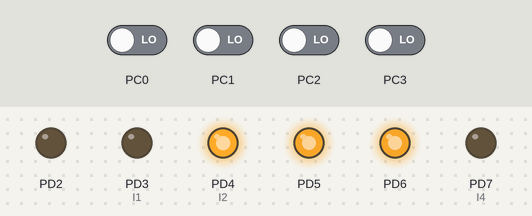
Bench run of a program on a simulated ATmega328P, built with avr-gcc and emulated at 16 MHz. On the bench: output pins drawn as LEDs (lit = HIGH). Dashed ring = blinking. Inputs (shaded band) come from the test bench; at power-on: PC0–3 LOW.

Above: at 1.2 s.
1.3 s: PC2 driven HIGH
At 1.7 s:
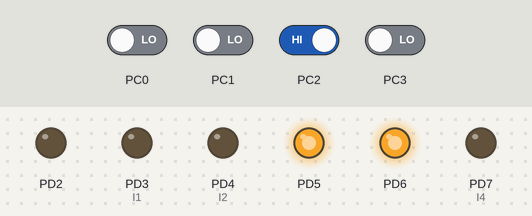
3.3 s: PC3 driven HIGH
At 3.7 s:
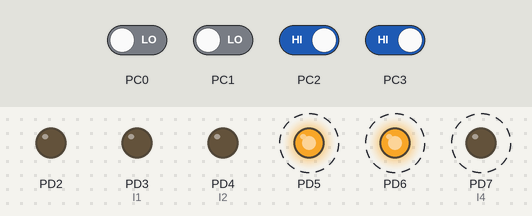
6.3 s: PC0 driven HIGH
At 7.4 s:
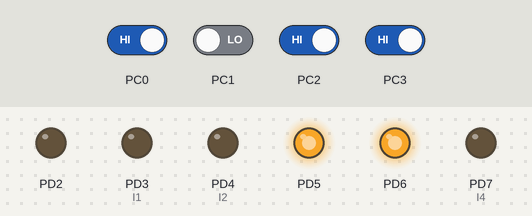
8.1 s: PC0 driven LOW
At 8.9 s:
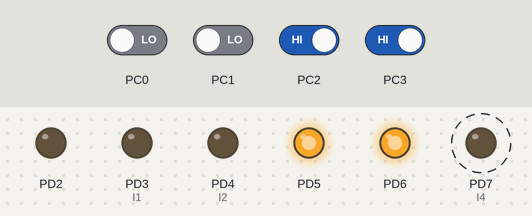
11.1 s: PC3 driven LOW
At 11.7 s:
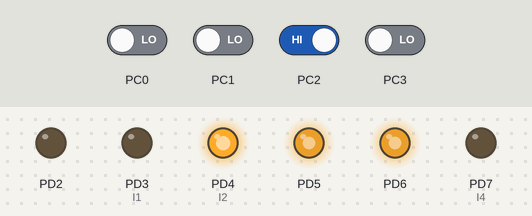
Timing chart, 0 to 13.8 s (numbered marks = the images above; inputs shaded):
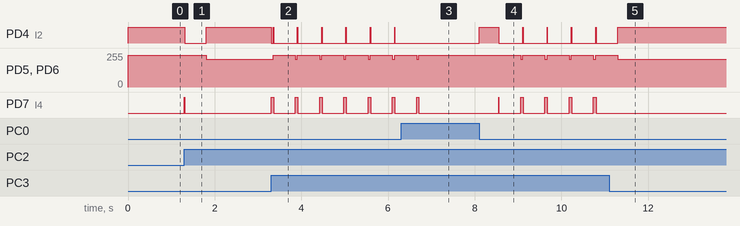

Measured:
- after the input at 1.3 s, PD4 (I2): HIGH → LOW at once, → HIGH 0.50 s later; PD5, PD6: 240/255 → 210/255 after 0.51 s; PD7 (I4): LOW → HIGH at once, → LOW 0.01 s later
- after the input at 3.3 s, PD4 (I2): HIGH → LOW at once, then repeats every 0.56 s: HIGH 0.01 s, LOW 0.55 s; PD5, PD6: alternates 240/255 for 0.51 s and 210/255 for 0.05 s, starting after 0.05 s; PD7 (I4): alternates HIGH for 0.06 s and LOW for 0.50 s, starting at once
- after the input at 6.3 s, PD4 (I2): stops changing and stays LOW; PD5, PD6: goes on until 6.7 s, then stays 240/255; PD7 (I4): goes on until 6.7 s, then stays LOW
- after the input at 8.1 s, PD4 (I2): LOW → HIGH at once, then repeats every 0.56 s: LOW 0.55 s, HIGH 0.01 s; PD5, PD6: alternates 240/255 for 0.51 s and 210/255 for 0.05 s, starting after 0.96 s; PD7 (I4): alternates HIGH for 0.06 s and LOW for 0.50 s, starting after 0.45 s
- after the input at 11.1 s, PD5, PD6: goes on until 11.3 s, then stays 210/255; PD7 (I4): stops changing and stays LOW

The program:

main.c
```c
/*
 * Seguidor_Linea.c
 *
 * Created: 15/03/2022 9:51:33 a. m.
 * Author : Carlos F. Quintero
 */

#include <avr/io.h>
#define F_CPU 16000000L
#include <util/delay.h>
#include "SpeedModule.h"
#include "Motores.h"
#include "Modulo_DeteccionLinea.h"
#include "do_mods.h"

#define LineaDerecha 0x04
#define LineaIzquierda 0x08
#define Ofrente 0x01
#define Olateral 0x02

int main(void)
{
	DDRC &= ~(1<<0) & ~(1<<1) & ~(1<<2) & ~(1<<3);
	DDRD |= (1<<3) | (1<<4) | (1<<2) | (1<<7);
	ConfigPWM();
	int SeguirLinea;
	while (1)
    {
		if(ObjetoAlFrente(Ofrente)) SeguirLinea = 0;
		else SeguirLinea = 1;

		VelocidadGiro(240,240);
		while (SeguirLinea == 1 ){
			if(ObjetoAlFrente(Ofrente)){
				SeguirLinea = 0;
				TLeft();
				_delay_ms(450);
				stop();
				break;
			}
			else{
				if (!DeteccionLineaDER(LineaDerecha) && !DeteccionLineaIZQ(LineaIzquierda)){
					TForwards();
				}
				if (!DeteccionLineaDER(LineaDerecha) && DeteccionLineaIZQ(LineaIzquierda)){
					TLeft();
				}
				if (DeteccionLineaDER(LineaDerecha) && !DeteccionLineaIZQ(LineaIzquierda)){
					TRight();
				}
				else{
					stop();
				}
			}
		}

		//-----------------------------SEGUIR CONTORNO------------------------------
		while (SeguirLinea == 0){
			if( DeteccionLineaDER(LineaDerecha) || DeteccionLineaIZQ(LineaIzquierda) ){
				TForwards();
				_delay_ms(10);
				stop();
				_delay_ms(500);
				VelocidadGiro(210,210);
				while  (!DeteccionLineaIZQ(LineaIzquierda)) TLeft();
				stop();
				TRight();
				_delay_ms(50);
				stop();
				SeguirLinea = 1;
				break;
			}
			else{
				if( !ObjetoAlFrente(Ofrente) && !ObjetoAlLado(Olateral) ){
					TRight();
					_delay_ms(50);
				}
				else if ( !ObjetoAlFrente(Ofrente) && ObjetoAlLado(Olateral) ){
					TForwards();
					_delay_ms(50);
				}
				else if ( ObjetoAlFrente(Ofrente) && !ObjetoAlLado(Olateral) ){
					TRight();
					_delay_ms(50);
				}
				else{
					TLeft();
					_delay_ms(50);
				}
			}
		}
    }
}
```

Modulo_DeteccionLinea.c
```c
/*
 * Modulo_DeteccionLinea.c
 *
 * Created: 30/01/2022 12:17:25 p. m.
 *  Author: Carlos F. Quintero
 */

#include <avr/io.h>
#include "Modulo_DeteccionLinea.h"

int DeteccionLineaDER(unsigned char LineaDER)
{
	if (PINC & LineaDER) return 1;
	else return 0;
}

/////////////////////////////////////////////////////////////////////////////////////////////////////////

int DeteccionLineaIZQ(unsigned char LineaIZQ)
{
	if (PINC & LineaIZQ) return 1;
	else return 0;
}
```

Modulo_DeteccionLinea.h
```c
/*
 * Modulo_DeteccionLinea.h
 *
 * Created: 3/02/2022 12:16:10 p. m.
 *  Author: Carlos F. Quintero
 */


#ifndef MODULO_DETECCIONLINEA_H_
#define MODULO_DETECCIONLINEA_H_

int DeteccionLineaDER(unsigned char LineaDER);
int DeteccionLineaIZQ(unsigned char LineaIZQ);

#endif /* MODULO_DETECCIONLINEA_H_ */
```

Motores.c
```c
/*
 * Motores.c
 *
 * Created: 29/01/2022 8:38:42 p. m.
 *  Author: JOHAN
 */
#include "Motores.h"
void TRight(){
	I &= ~(1<<I1) & ~(1<<I2) & ~(1<<I3);
	I|=(1<<I4);
}
//////////////////
void TLeft(){
	I &= ~(1<<I1) & ~(1<<I3) & ~(1<<I4);
	I|=(1<<I2);
}
////////////////
void TForwards(){
	I &= ~(1<<I1) & ~(1<<I3);
	I|= (1<<I2) | (1<<I4);
}
///////////////////
void TBackwards(){
	I &= ~(1<<I2) & ~(1<<I4);
	I |= (1<<I1) | (1<<I3);
}
///////////////////
void stop(){
	I &=  ~(1<<I1) & ~(1<<I2) & ~(1<<I3) & ~(1<<I4);
}
```

Motores.h
```c
/*
 * Motores.h
 *
 * Created: 29/01/2022 6:42:45 p. m.
 *  Author: JOHAN
 */

#include <avr/io.h>
#include <stdio.h>
#define dir	PIND
#define I	PORTD
#define I1	3
#define I2	4
#define I3	2
#define I4	7
void TRight();
void TLeft();
void TForwards();
void TBackwards();
void stop();
```

SpeedModule.c
```c
/*
 * SpeedModule.c
 *
 * Created: 14/03/2022 11:15:41 a. m.
 *  Author: Carlos F. Quintero
 */
#include <avr/io.h>

void ConfigPWM(){
	DDRD |= (1<<5) | (1<<6); // Configura el puerto D5 y D6 como salidas de la señal PWM
	TCCR0A |= (1 << WGM01) | (1 << WGM00); // Configuració de Fast PWM
	TCCR0A |= (1 << COM0A1); // Non inverting mode del PWM del puerto OC0A (D6)
	TCCR0A |= (1 << COM0B1); // Non inverting mode del PWM del puerto OC0B (D5)
	TCCR0B |= (1<< CS01) | (1 << CS00); // prescaling 64
}

void VelocidadGiro(uint8_t VelIzq, uint8_t VelDer){
	OCR0A = VelIzq;
	OCR0B = VelDer;
}
```

SpeedModule.h
```c
/*
 * SpeedModule.h
 *
 * Created: 14/03/2022 11:38:34 a. m.
 *  Author: Carlos F. Quintero
 */


#ifndef SPEEDMODULE_H_
#define SPEEDMODULE_H_

void ConfigPWM();
void VelocidadGiro(uint8_t VelIzq, uint8_t VelDer);


#endif /* SPEEDMODULE_H_ */
```

do_mods.c
```c
/*
 * do_mods.c
 *
 * Created: 31/01/2022 5:08:44 p. m.
 *  Author: Jhonier Vargas
 */
#include <avr/io.h>
#include "do_mods.h"

int ObjetoAlFrente(unsigned char ofrente)
{
	if (PINC & ofrente)
		return 0;
	else
		return 1;
}

/////////////////////////////////////////////////////////////////////////////////////////////////////////
int ObjetoAlLado(unsigned char olado)
{
	if (PINC & olado)
		return 0;
	else
		return 1;
}
```

do_mods.h
```c
/*
 * do_mods.h
 *
 * Created: 31/01/2022 5:08:24 p. m.
 *  Author: Jhonier Vargas
 */


int ObjetoAlFrente(unsigned char ofrente);
int ObjetoAlLado(unsigned char olado);
```
